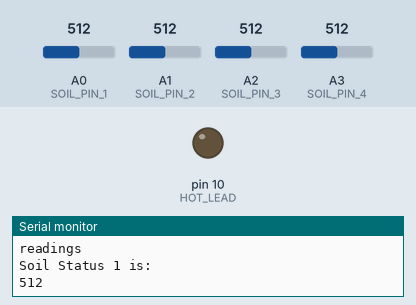
Simulated run of this sketch. Board: Arduino Uno, built with avr-gcc and run on an emulated ATmega328P. Shown: output pins drawn as LEDs (lit = HIGH), the last lines printed to the serial monitor. The inputs (shaded band) are chosen by the test bench; at power-on: A1 (SOIL_PIN_2) = 512, A0 (SOIL_PIN_1) = 512, A2 (SOIL_PIN_3) = 512, A3 (SOIL_PIN_4) = 512. Pins used as bus, display or sensor lines are not drawn.

Above: at 1.8 s.
1.9 s: A1 (SOIL_PIN_2) set to 851
4.9 s: A1 (SOIL_PIN_2) set to 880
At 14.6 s:
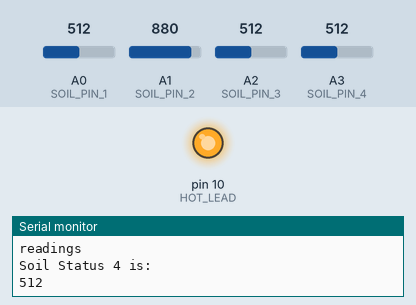
Timing chart, 0 to 25.8 s (numbered marks = the images above; inputs shaded):
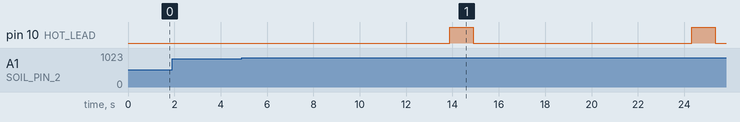

The sketch:

Water_Controller.ino
```cpp
/*  Simple Watering Controller -
    Written By - Schuyler Ankele
         */
/* Configure Our Soil Sensor - this is a little trickier
  We will define two pins - the power will be enabled intermittently
  only when readings are taken to preven oxidation on our sensor
  One Analog PIn to read data and one Digital Pin to power the sensor */

/* Soil Sensor 1  */
#define SOIL_VCC_1  2
#define SOIL_PIN_1  A0

/* Soil Sensor 2  */
#define SOIL_VCC_2  3
#define SOIL_PIN_2  A1

/* Soil Sensor 3  */
#define SOIL_VCC_3  4
#define SOIL_PIN_3  A2

/* Soil Sensor 4  */
#define SOIL_VCC_4  5
#define SOIL_PIN_4  A3


/* This pin will open our relay to turn on a water pump. */
#define HOT_LEAD 10
/* Timing variables */
long previousMillis = 0;
unsigned long currentMillis = 0;
long interval = 1000; // READING INTERVAL

long soilStatus = 0;
long runningTotal = 0;
int count= 0;

long soilStatus1 = 0;
long soilStatus2 = 0;
long soilStatus3 = 0;
long soilStatus4 = 0;

long soilAvg = 0;
long targetMoisture = 600;
void setup() {
  Serial.begin(115200);
  /* Setup Sensor 1*/
  pinMode(SOIL_VCC_1, OUTPUT);
  pinMode(SOIL_PIN_1, INPUT);
  /* Setup Sensor 2 */
  pinMode(SOIL_VCC_2, OUTPUT);
  pinMode(SOIL_PIN_2, INPUT);
  /* Setup Sensor 3 */
  pinMode(SOIL_VCC_3, OUTPUT);
  pinMode(SOIL_PIN_3, INPUT);
  /* Setup Sensor 4 */
  pinMode(SOIL_VCC_4, OUTPUT);
  pinMode(SOIL_PIN_4, INPUT);

  /* Setup Relay */
  pinMode(HOT_LEAD, OUTPUT);

}


void loop() {


    /*  Here we will test the soil before watering -

    /* Open for tips about accuracy on this.
    Arduino.cc says Analog reads are up to 10,000 times per second.
    I think thins method only gets an average of 1,000 which is pretty
    good for our purpose */
    /* NOTE: We only power the pin when taking a reading to save power and shut off after for loop */
    digitalWrite(SOIL_VCC_1, HIGH);
    delay(1000);
    /* Sub-routine for sensor 1*/
    for(int i=0; i < interval; i++){
      runningTotal += analogRead(SOIL_PIN_1);
      count++;
    }
    /* Create an average Total_of_All_Readings/Num_Of_Readings */
    digitalWrite(SOIL_VCC_1, LOW);
    Serial.println("We got ");
    Serial.println(count);
    Serial.println("readings");
    soilStatus = runningTotal/count;
    soilStatus1 = soilStatus;

    /*  We print out our reading to help us test */
    Serial.println("Soil Status 1 is:");
    Serial.println(soilStatus1);
  /* Reset our counting variables */
    runningTotal=0;
    count=0;
    soilStatus = 0;

    /* Sub-routine for sensor 2*/
    /* NOTE: We only power the pin when taking a reading to save power and shut off after for loop */
    digitalWrite(SOIL_VCC_2, HIGH);
    delay(1000);
    for(int i=0; i < interval; i++){
      runningTotal += analogRead(SOIL_PIN_2);
      count++;
    }
    /* Create an average Total_of_All_Readings/Num_Of_Readings */
    digitalWrite(SOIL_VCC_2, LOW);
    Serial.println("We got ");
    Serial.println(count);
    Serial.println("readings");
    soilStatus = runningTotal/count;
    soilStatus2 = soilStatus;

    /*  We print out our reading to help us test */
    Serial.println("Soil Status 2 is:");
    Serial.println(soilStatus2);
  /* Reset our counting variables */
    runningTotal=0;
    count=0;
    soilStatus = 0;

    /* Sub-routine for sensor 3
     *  NOTE: We only power the pin when taking a reading to save power and shut off after for loop */
    digitalWrite(SOIL_VCC_3, HIGH);
    delay(1000);

    for(int i=0; i < interval; i++){
      runningTotal += analogRead(SOIL_PIN_3);
      count++;
    }
    /* Create an average Total_of_All_Readings/Num_Of_Readings */
    digitalWrite(SOIL_VCC_3, LOW);
    Serial.println("We got ");
    Serial.println(count);
    Serial.println("readings");
    soilStatus = runningTotal/count;
    soilStatus3 = soilStatus;

    /*  We print out our reading to help us test */
    Serial.println("Soil Status 3 is:");
    Serial.println(soilStatus3);
  /* Reset our counting variables */
    runningTotal=0;
    count=0;
    soilStatus = 0;

    /* Sub-routine for sensor 4
     *  NOTE: We only power the pin when taking a reading to save power and shut off after for loop */
    digitalWrite(SOIL_VCC_4, HIGH);
    delay(1000);
    for(int i=0; i < interval; i++){
      runningTotal += analogRead(SOIL_PIN_4);
      count++;
    }
    /* Create an average Total_of_All_Readings/Num_Of_Readings */
    digitalWrite(SOIL_VCC_4, LOW);
    Serial.println("We got ");
    Serial.println(count);
    Serial.println("readings");
    soilStatus = runningTotal/count;
    soilStatus4 = soilStatus;

    /*  We print out our reading to help us test */
    Serial.println("Soil Status 4 is:");
    Serial.println(soilStatus4);
  /* Reset our counting variables */
    runningTotal=0;
    count=0;
    soilStatus = 0;


  soilAvg = (soilStatus1 + soilStatus2 + soilStatus3 + soilStatus4)/ 4;
  /*  If it's dry it dies! So water it....but not too much
  Lets try 1 second and recheck with our soil probe on the loop */
  if(soilAvg > targetMoisture){
    digitalWrite(HOT_LEAD, HIGH);
    delay(1000);
    digitalWrite(HOT_LEAD, LOW);
    Serial.println("Watering.............");
  }
  else{
     digitalWrite(HOT_LEAD, LOW);
    Serial.print("We're all good right now!");
  }
Serial.println("Soil Average is:");
Serial.println(soilAvg);
delay(5000);
}
```

Measured:
- the behaviour switches between 867 and 868 on A1 (SOIL_PIN_2) (found by bisection; images 0 and 1)
- after the input at 4.9 s, pin 10 (HOT_LEAD): alternates HIGH for 1.0 s and LOW for 9.4 s, starting after 9.0 s
